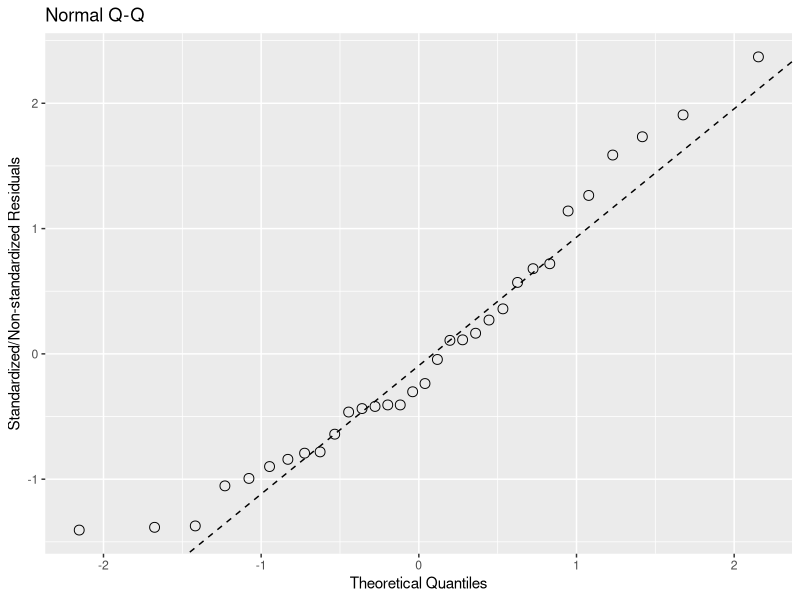
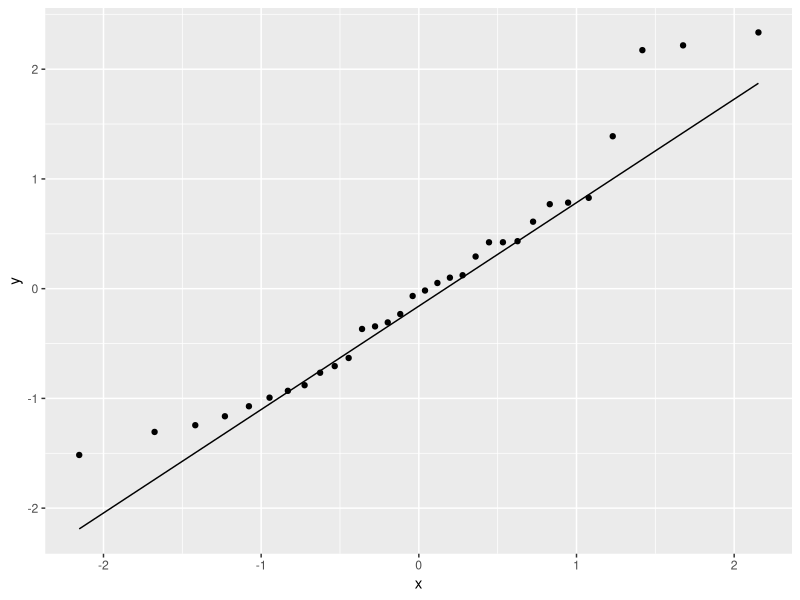

Recreate these plots in R, in order.
## ---- chunk 1
knitr::opts_chunk$set(fig.width=5, fig.height=4, 
                      echo=TRUE, warning=FALSE, 
                      message=FALSE, cache = TRUE)
suppressPackageStartupMessages(require(tidyverse))
options(knitr.kable.NA = '')
## ---- chunk 2
res_vector <- residuals(lm(data = mtcars, mpg ~ cyl + disp + hp))
res_vector <- rstandard(lm(data = mtcars, mpg ~ cyl + disp + hp))
# the res_vec may/not be standardized residuals

res_vector_q <- quantile(res_vector[!is.na(res_vector)], c(0.25, 0.75)) # theoretical quantiles from given residuals
res_vector_qnorm <- qnorm(c(0.25, 0.75))
slope <- diff(res_vector_q)/diff(res_vector_qnorm) # slope
intercept <- res_vector_q[1L] - slope * res_vector_qnorm[1L] # intercept

d <- enframe(res_vector, value = "residual")

ggplot(d, aes(sample = residual)) + 
  stat_qq(shape=1, size=3) + 
  labs(title="Normal Q-Q", # plot title
       x="Theoretical Quantiles", # x-axis label
       y="Standardized/Non-standardized Residuals") + # residuals standardized/or not
  geom_abline(slope = slope, intercept = intercept, linetype = "dashed")

# or, with latest ggplot2, new function stat_qq_line is implemented.
model <- lm(mpg ~ wt, data = mtcars)
ggplot(model, aes(sample = rstandard(model))) + geom_qq() + stat_qq_line()
## ---- chunk 3
# http://www.ihh.kvl.dk/htm/kc/popgen/genetics/8/1.htm
# http://agtr.ilri.cgiar.org/Documents/compendia/Comp%20Selection%20Appendix.pdf
# https://jvanderw.une.edu.au/Day1cChangeofVariance.pdf
# https://wiki.groenkennisnet.nl/display/TAB/Chapter+9.5%3A+Selected+proportion+and+selection+intensity

selection.proportion <- 0.10
threshold <- -qnorm(selection.proportion)
height.at.threshold <- exp(-0.5 * (threshold ^ 2)) / sqrt(2 * pi)
# infinite pop size
selection.intensity <- height.at.threshold / selection.proportion
# corrected for finite pop size
# let us suppose population size
pop.size <- 10000
selection.intensity.corr <- selection.intensity - (pop.size - (pop.size * selection.proportion)) / (2 * selection.proportion * pop.size * ((pop.size + 1) * selection.intensity))
-qnorm(0.1)

